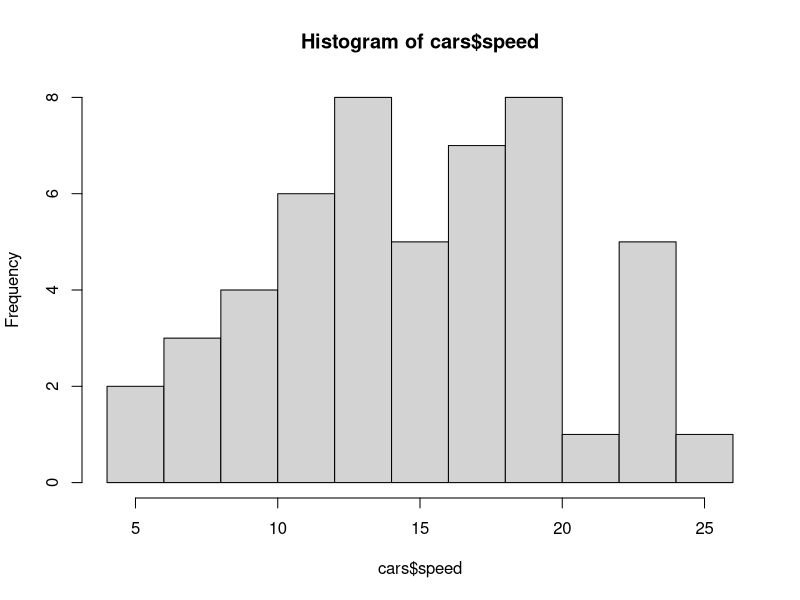
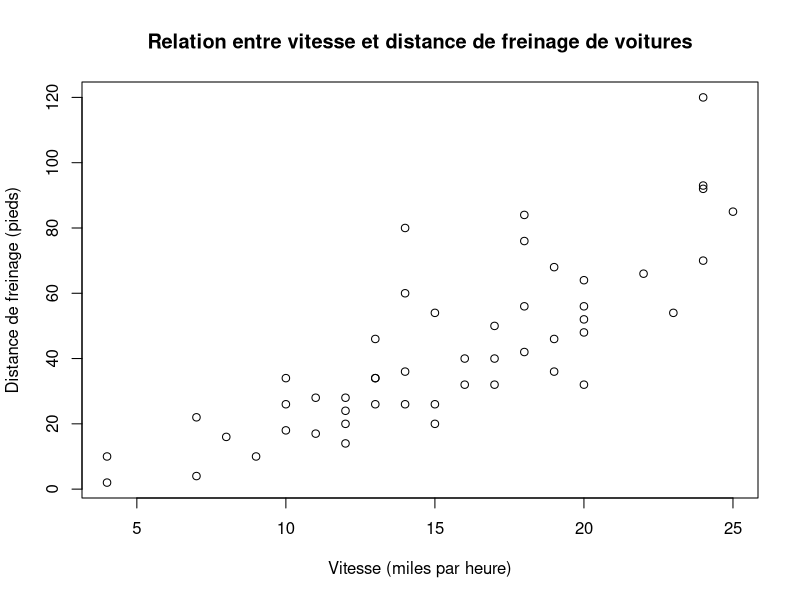
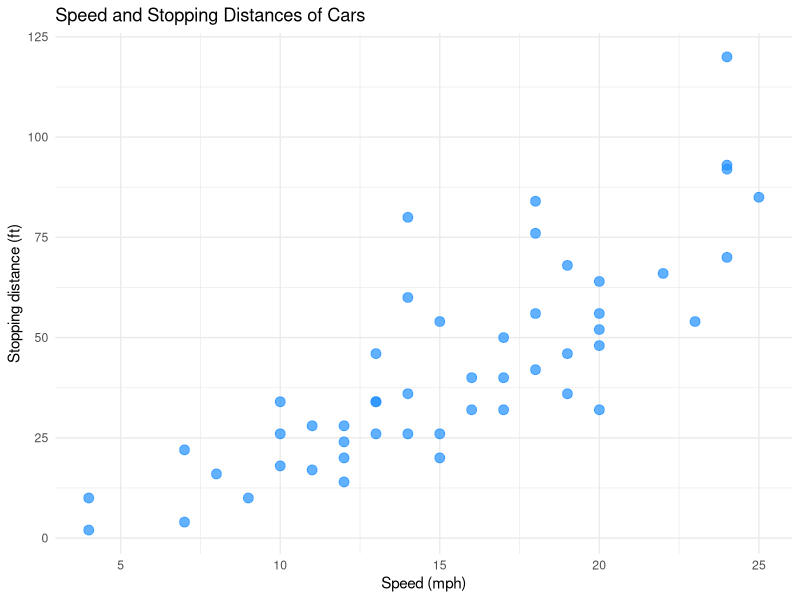
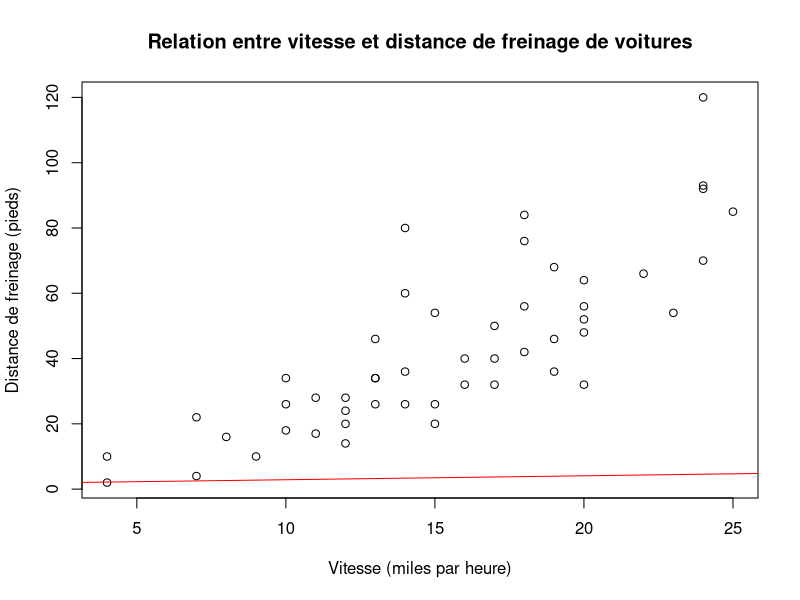
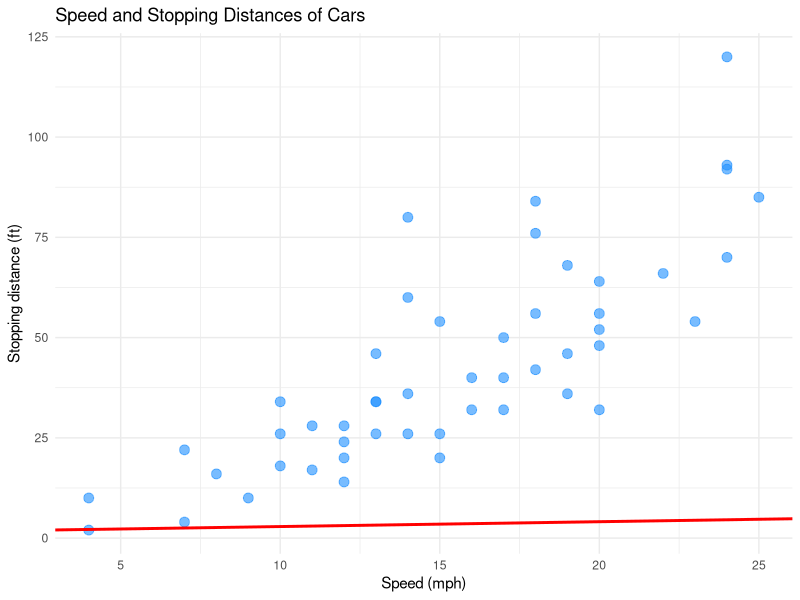
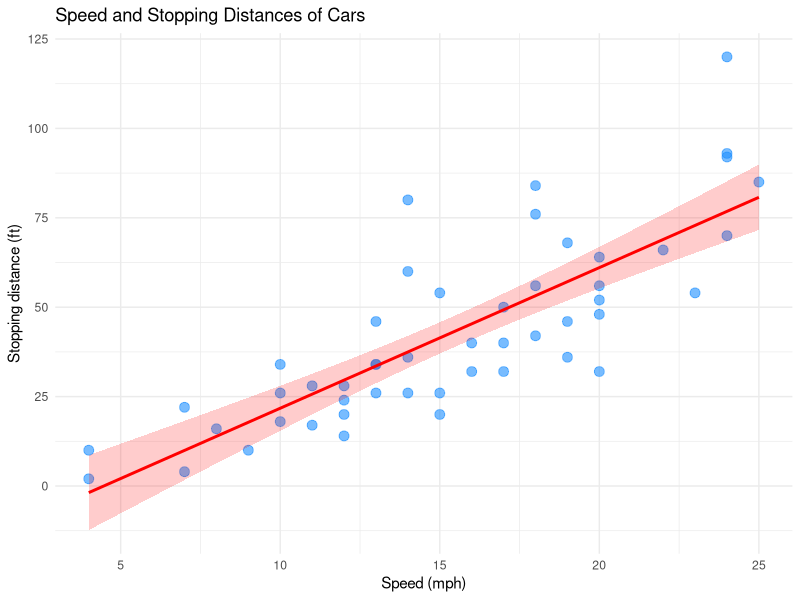

The R source for these figures, in order:
# Exercice 2, tuto 03/02

install.packages("ggplot2") # Si pas encore installé, exécuter cette ligne pour utiliser la fonction ggplot()
library(ggplot2)

# Visualiser données

data(car)

dim(cars)[2]

names(cars)

unlist(lapply(cars, class))

head(cars, 4)

summary(cars)

## Graphiques

hist(cars$speed, breaks = 10)

plot(cars, xlab = "Vitesse (miles par heure)", ylab = "Distance de freinage (pieds)")
title("Relation entre vitesse et distance de freinage de voitures")

ggplot(cars, aes(x = speed, y = dist)) +
  geom_point(color = "dodgerblue", size = 3, alpha = 0.7) + # vous pouvez retoucher la couleur (color), la taille des points (size) et la transparence (alpha)
  labs(
    title = "Speed and Stopping Distances of Cars",
    x = "Speed (mph)",
    y = "Stopping distance (ft)"
  ) +
  theme_minimal() # thème claire

## Linear models

reg1 <- lm(dist ~ speed, data = cars)
reg1

reg2 <- lm(log(dist) ~ speed, data = cars)

reg3 <- lm(dist ~ log(speed), data = cars)

reg4 <- lm(log(dist) ~ log(speed), data = cars)

summary(reg1)

rc_1 <- summary(reg1)$adj.r.squared
rc_2 <- summary(reg2)$adj.r.squared
rc_3 <- summary(reg3)$adj.r.squared
rc_4 <- summary(reg4)$adj.r.squared

# Quel est le meilleur modèle basé sur les R carrés ?

summary(reg1)
summary(reg2)
summary(reg3)
summary(reg4)

plot(cars, xlab = "Vitesse (miles par heure)", ylab = "Distance de freinage (pieds)")
title("Relation entre vitesse et distance de freinage de voitures")
abline(coef = coef(reg2), col = "red")

ggplot(cars, aes(x = speed, y = dist)) +
  geom_point(color = "dodgerblue", size = 3, alpha = 0.6) +
  geom_abline(
    intercept = coef(reg2)[1],
    slope = coef(reg2)[2],
    color = "red", 
    linewidth = 1
  ) +
  labs(
    title = "Speed and Stopping Distances of Cars",
    x = "Speed (mph)",
    y = "Stopping distance (ft)"
  ) +
  theme_minimal()

ggplot(cars, aes(x = speed, y = dist)) +
  geom_point(color = "dodgerblue", size = 3, alpha = 0.6) +
  geom_smooth(
    method = "lm", # méthode = linear model
    se = TRUE, # afficher les erreurs standards
    color = "red",
    fill = "red",
    alpha = 0.2
  ) +
  labs(
    title = "Speed and Stopping Distances of Cars",
    x = "Speed (mph)",
    y = "Stopping distance (ft)"
  ) +
  theme_minimal()
